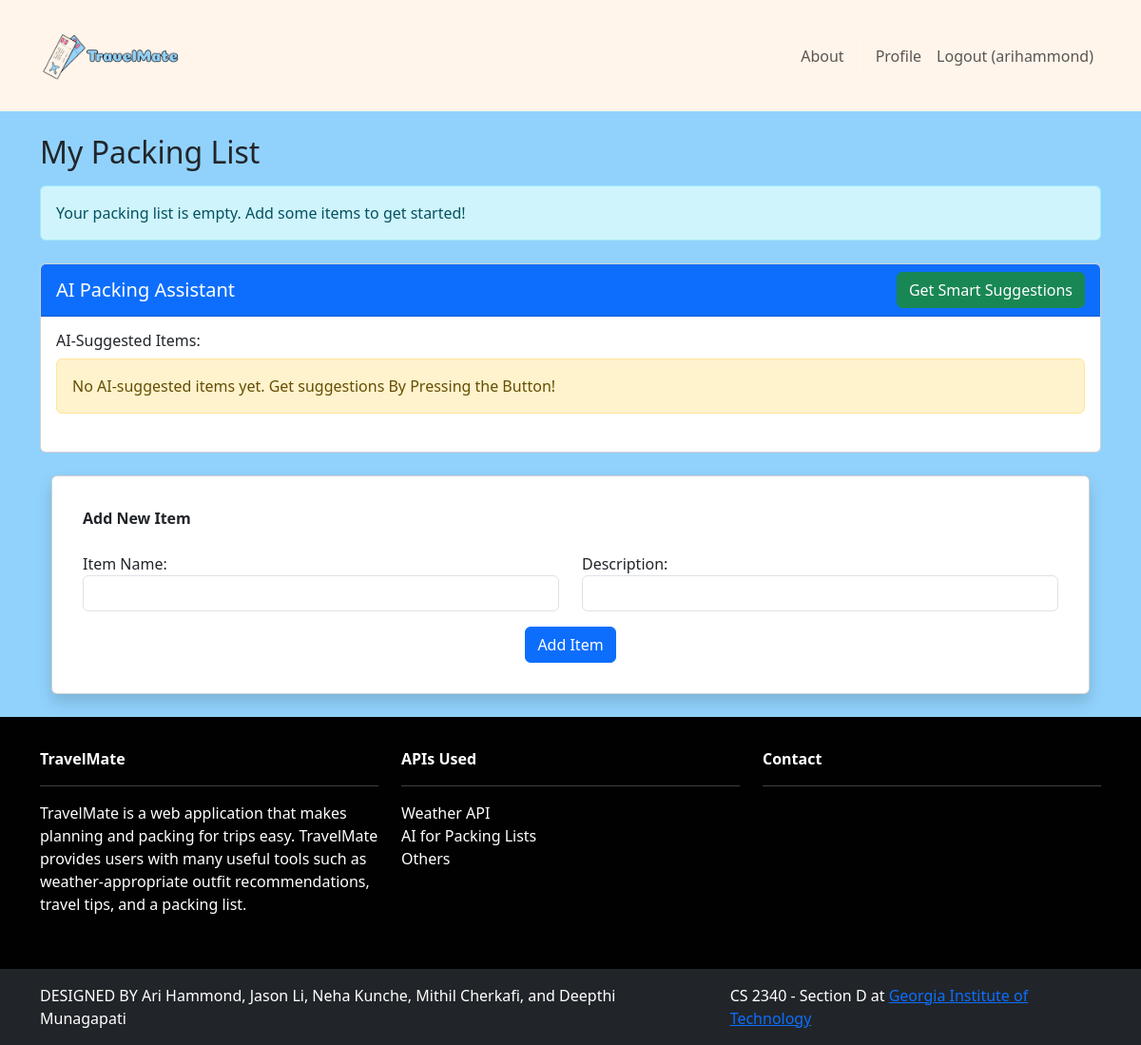
Before: /packinglist/ (signed in) with the older database file.
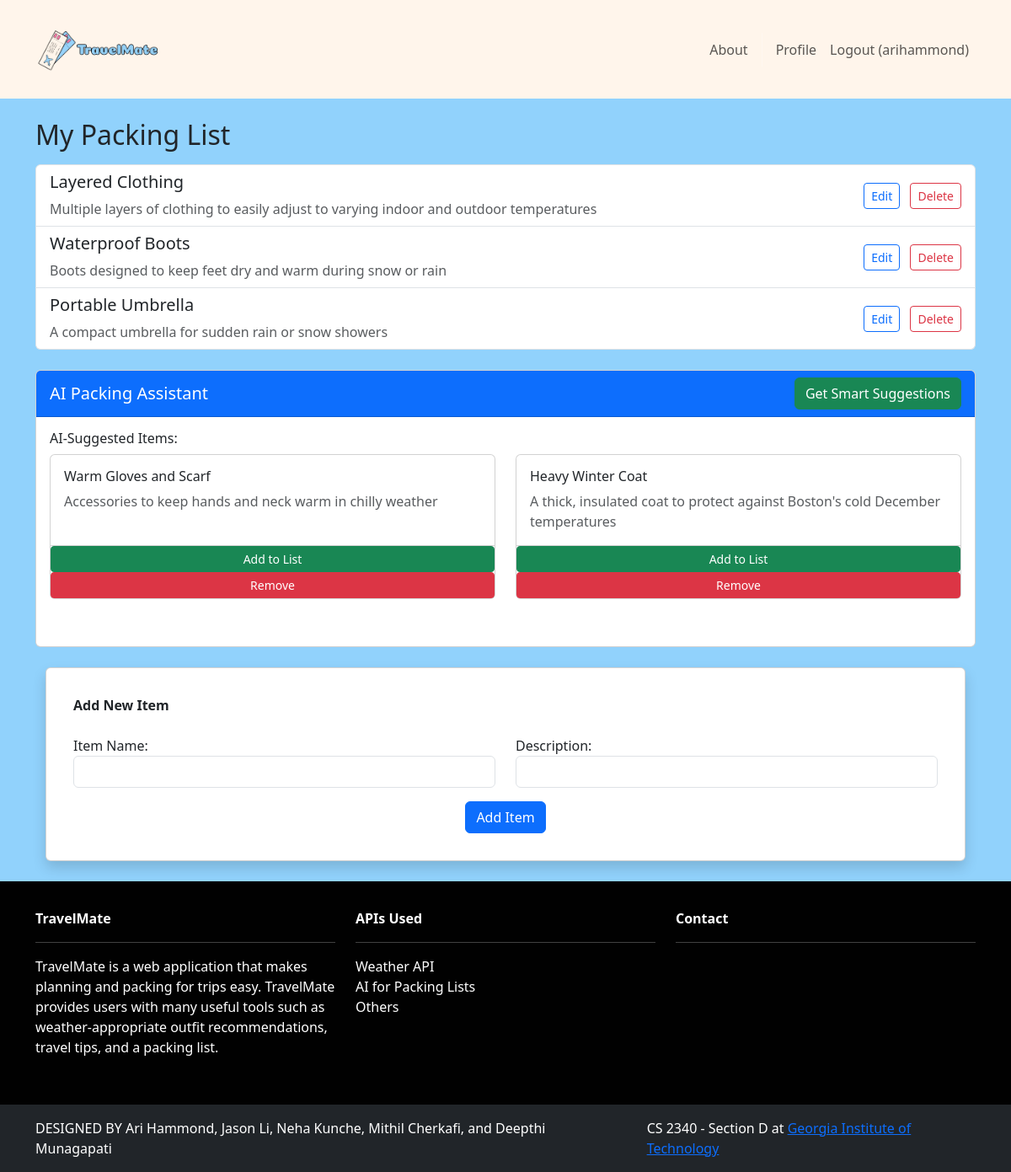
After: the same page with the newer database file.
### packinglist/models.py (models this page shows, shortened)
class Item(models.Model):
    id = models.AutoField(primary_key=True)
    name = models.CharField(max_length=255)
    description = models.TextField()
    user = models.ForeignKey(User, on_delete=models.CASCADE)
    is_ai_suggested = models.BooleanField(default=False)

### packinglist/views.py (the view)
# urls.py: path("", views.packing_list, name="packing_list"),
@login_required
def packing_list(request):
    user_items = Item.objects.filter(user=request.user, is_ai_suggested=False).order_by(
        "id"
    )
    ai_items = Item.objects.filter(user=request.user, is_ai_suggested=True).order_by(
        "id"
    )
    context = {
        "items": user_items,
        "ai_items": ai_items,
        "default_location": request.session.get("last_location", ""),
    }
    return render(request, "packinglist/packing_list.html", context)

### packinglist/templates/packinglist/packing_list.html (shortened to what this page needs)
{% extends 'base.html' %}
{% block content %}
<div class="container mt-4">
    <h2>My Packing List</h2>
    {% if items %}
    <div class="list-group mt-3">
        {% for item in items %}
        <div class="list-group-item d-flex justify-content-between align-items-center">
            <div>
                <h5>{{ item.name }}</h5>
                <p class="mb-0 text-muted">{{ item.description }}</p>
            </div>
            <div>
                <button class="btn btn-sm btn-outline-primary me-2"
                        data-bs-toggle="modal"
                        data-bs-target="#editItemModal"
                        data-item-id="{{ item.id }}"
                        data-item-name="{{ item.name }}"
                        data-item-desc="{{ item.description }}">
                    Edit
                </button>
                <button class="btn btn-sm btn-outline-danger"
                        data-bs-toggle="modal"
                        data-bs-target="#deleteItemModal"
                        data-item-id="{{ item.id }}">
                    Delete
                </button>
            </div>
        </div>
        {% endfor %}
    </div>
    {% else %}
    <div class="alert alert-info mt-3">
        Your packing list is empty. Add some items to get started!
    </div>
    {% endif %}
    <div class="card mt-4">
        <div class="card-header bg-primary text-white d-flex justify-content-between align-items-center">
            <h5 class="mb-0">AI Packing Assistant</h5>
                <button id="aiSuggestBtn" class="btn btn-success" onclick="getAISuggestions()">
                    Get Smart Suggestions
                </button>
        </div>
        <div class="card-body">
            <div class="mb-4">
            <h6>AI-Suggested Items:</h6>
            {% if ai_items %}
                <div class="row">
                    {% for item in ai_items %}
                    <div class="col-md-6 mb-3">
                        <div class="card h-100">
                            <div class="card-body">
                                <h6 class="card-title">{{ item.name }}</h6>
                                {% if item.description %}
                                <p class="card-text text-muted">{{ item.description }}</p>
                                {% endif %}
                            </div>
                            <div class="card-footer bg-transparent p-0">
                                <div class="row g-0">
                                    <button class="btn btn-sm btn-success"
                                            onclick="addToList('{{ item.id }}')">
                                         Add to List
                                    </button>
                                    <button class="btn btn-sm btn-danger"
                                            data-bs-toggle="modal"
                                            data-bs-target="#deleteItemModal"
                                            data-item-id="{{ item.id }}">
                                         Remove
                                    </button>
                                </div>
                            </div>
                        </div>
                    </div>
                    {% endfor %}
                </div>
            {% else %}
                <div class="alert alert-warning mb-0">
                    No AI-suggested items yet. Get suggestions By Pressing the Button!
                </div>
            {% endif %}
        </div>
        </div>
    </div>
    {% if user.is_authenticated %}
    <div class="container mt-4">
        <div class="row justify-content-center">
            <div class="col-12">
                <div class="card shadow p-3 mb-4 rounded">
                    <div class="card-body">
                        <b class="text-start">Add New Item</b><br/><br/>
                        <form method="POST" action="{% url 'item_create' %}">
                            <div class="row">
                                <div class="col-md-6">
                                    <label for="name">Item Name:</label>
                                    <input type="text" name="name" required
                                        class="form-control" id="name">
                                </div>
                                <div class="col-md-6">
                                    <label for="description">Description:</label>
                                    <input type="text" name="description" required
                                        class="form-control" id="description">
                                </div>
                            </div>
                            <div class="text-center mt-3">
                                <button type="submit" class="btn btn-primary">
                                    Add Item
                                </button>
                            </div>
                        </form>
                    </div>
                </div>
            </div>
        </div>
    </div>
    {% endif %}
</div>
{% endblock %}

### travelmate/templates/base.html (shortened to what this page needs)
<!DOCTYPE html>
<html lang="en">
{% load static %}
<head>
    <link href="https://cdn.jsdelivr.net/npm/bootstrap@5.3.3/dist/css/bootstrap.min.css" rel="stylesheet">
    <link rel="stylesheet" type="text/css" href="{% static 'css/style.css' %}" />
</head>
<body class="d-flex flex-column min-vh-100" style="background-color: #91D2FC;">
    <nav class="p-3 navbar navbar-expand-lg">
        <div class="container">
            <a class="navbar-brand mx-0" href="{% url 'home.index' %}">
                <img src="{% static 'img/logo3.png' %}" alt="logo" height="75px" style="object-fit:fill;" />
            </a>
            <div class="collapse navbar-collapse" id="navbarNavAltMarkup">
                <div class="navbar-nav ms-auto navbar-ml">
                    <a class="nav-link" href="{% url 'home.about' %}">About</a>
                    {% if user.is_authenticated %}
                        <a class="nav-link" href="{% url 'accounts.profile' %}">Profile</a>
                        <a class="nav-link" href="{% url 'accounts.logout' %}">Logout ({{ user.username }})</a>
                    {% else %}
                        <a class="nav-link" href="{% url 'accounts.login' %}">Login</a>
                        <a class="nav-link" href="{% url 'accounts.signup' %}">Sign Up</a>
                    {% endif %}
                </div>
            </div>
        </div>
    </nav>
    <main class="flex-fill">
        {% block content %}
        {% endblock content %}
    </main>
    <section class="p-3 ms-footer d-none d-md-block">
        <div class="container">
            <div class="row mt-3 text-white">
                <div class="col-4 mx-auto mb-4">
                    <b>TravelMate</b>
                    <hr />
                    <p>TravelMate is a web application that makes planning and packing for trips easy. TravelMate provides users with many useful tools such as weather-appropriate outfit recommendations, travel tips, and a packing list.</p>
                </div>
                <div class="col-4 mx-auto mb-4">
                    <b>APIs Used</b>
                    <hr />
                    <a class="nav-link" href="#">Weather API</a>
                    <a class="nav-link" href="#">AI for Packing Lists</a>
                    <a class="nav-link" href="#">Others</a>
                </div>
                <div class="col-4 mx-auto mb-4">
                    <b>Contact</b>
                    <hr />
                </div>
            </div>
        </div>
    </section>
    <section class="p-3 ms-footer-bottom bg-dark mt-auto">
        <div class="container d-flex flex-column flex-md-row justify-content-between">
            <div class="me-5 text-white mb-2 mb-md-0">
                <span>DESIGNED BY Ari Hammond, Jason Li, Neha Kunche, Mithil Cherkafi, and Deepthi Munagapati</span>
            </div>
            <div class="text-white">
                <span>CS 2340 - Section D at <a href="https://www.gatech.edu" target="_blank">Georgia Institute of Technology</a></span>
            </div>
        </div>
    </section>
</body>
</html>

### travelmate/static/css/style.css (style rules this page uses)
* { --bckgrnd: #fff5eb; --main-color: #95d0f7; --dark: #010101; --accent: #fc79a8; }
.navbar { background-color: var(--bckgrnd); }
body { background-color: var(--main-color); }
.ms-footer { background-color: var(--dark); }

Changed rows visible on the page:
added Item: name "Layered Clothing", description "Multiple layers of clothing to easily adjust to varying indoor and outdoor temperatures", shown under "My Packing List"
added Item: name "Waterproof Boots", description "Boots designed to keep feet dry and warm during snow or rain", shown under "My Packing List"
added Item: name "Portable Umbrella", description "A compact umbrella for sudden rain or snow showers", shown under "My Packing List"
added Item: name "Warm Gloves and Scarf", description "Accessories to keep hands and neck warm in chilly weather", shown under "AI-Suggested Items:"
added Item: name "Heavy Winter Coat", description "A thick, insulated coat to protect against Boston's cold December temperatures", shown under "AI-Suggested Items:"
Other visible differences:
text no longer shown: "Your packing list is empty. Add some items to get started! No AI-suggested items yet. Get suggestions By Pressing the Button!"
